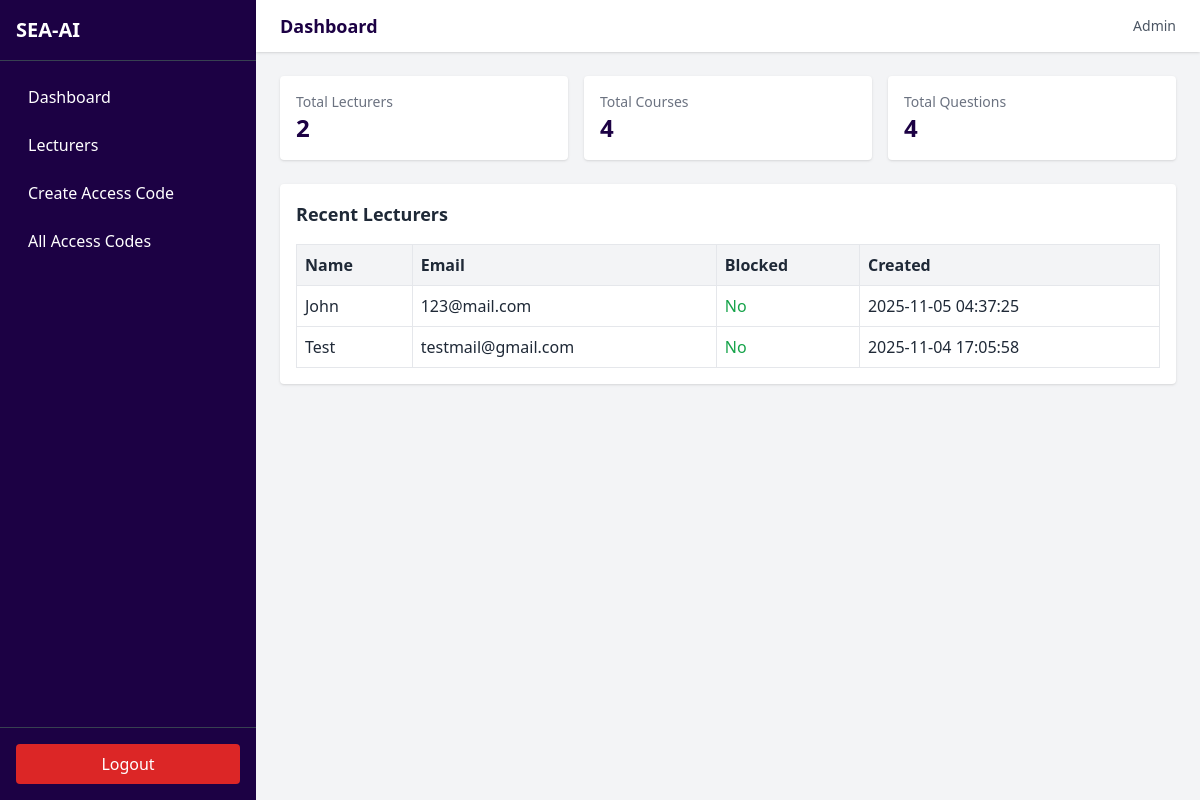
Page /admin/dashboard.php (signed in) on the committed database.
### tables this page shows
CREATE TABLE `lecturers` (
  `id` int(11) NOT NULL,
  `name` varchar(150) NOT NULL,
  `email` varchar(255) NOT NULL,
  `password` varchar(255) NOT NULL,
  `is_blocked` tinyint(1) DEFAULT 0,
  `created_at` timestamp NOT NULL DEFAULT current_timestamp()
);

### includes/functions.php (called while the page is built, shortened)
<?php
function e($v){ return $v; }

### admin/dashboard.php (the view, shortened to what this page needs)
<?php
require_once __DIR__ . '/../config/db.php';
require_once __DIR__ . '/../includes/functions.php';
$totLecturers = (int)$pdo->query("SELECT COUNT(*) FROM lecturers")->fetchColumn();
$totCourses = (int)$pdo->query("SELECT COUNT(*) FROM courses")->fetchColumn();
$totQuestions = (int)$pdo->query("SELECT COUNT(*) FROM questions")->fetchColumn();
$recentLecturers = $pdo->query("SELECT name,email,is_blocked,created_at FROM lecturers ORDER BY created_at DESC LIMIT 10")->fetchAll();
require_once __DIR__ . '/../includes/header.php';
require_once __DIR__ . '/../includes/sidebar.php';
?>
<div class="flex-1 flex flex-col">
  <?php require_once __DIR__ . '/../includes/topnav.php'; ?>
  <main class="p-6 space-y-6">
    <div class="grid grid-cols-1 md:grid-cols-3 gap-4">
      <div class="bg-white shadow rounded p-4">
        <h2 class="text-gray-500 text-sm">Total Lecturers</h2>
        <p class="text-2xl font-bold text-[var(--primary)]"><?= $totLecturers ?></p>
      </div>
      <div class="bg-white shadow rounded p-4">
        <h2 class="text-gray-500 text-sm">Total Courses</h2>
        <p class="text-2xl font-bold text-[var(--primary)]"><?= $totCourses ?></p>
      </div>
      <div class="bg-white shadow rounded p-4">
        <h2 class="text-gray-500 text-sm">Total Questions</h2>
        <p class="text-2xl font-bold text-[var(--primary)]"><?= $totQuestions ?></p>
      </div>
    </div>
    <section class="bg-white shadow rounded p-4">
      <h3 class="text-lg font-semibold mb-4">Recent Lecturers</h3>
      <table class="w-full border-collapse">
        <thead class="bg-gray-100">
          <tr>
            <th class="border p-2 text-left">Name</th>
            <th class="border p-2 text-left">Email</th>
            <th class="border p-2 text-left">Blocked</th>
            <th class="border p-2 text-left">Created</th>
          </tr>
        </thead>
        <tbody>
          <?php foreach($recentLecturers as $l): ?>
            <tr class="hover:bg-gray-50">
              <td class="border p-2"><?=e($l['name'])?></td>
              <td class="border p-2"><?=e($l['email'])?></td>
              <td class="border p-2"><?= $l['is_blocked'] ? '<span class="text-red-600 font-medium">Yes</span>' : '<span class="text-green-600 font-medium">No</span>' ?></td>
              <td class="border p-2"><?=e($l['created_at'])?></td>
            </tr>
          <?php endforeach;?>
        </tbody>
      </table>
    </section>
  </main>
</div>
<?php require_once __DIR__ . '/../includes/footer.php'; ?>

### includes/header.php (style rules this page uses)
:root { --primary: #1c0144; }

### rows in the picture
lecturers: name "John", email "123@mail.com", is_blocked "No", created_at "2025-11-05 04:37:25"
lecturers: name "Test", email "testmail@gmail.com", is_blocked "No", created_at "2025-11-04 17:05:58"

### other values in the picture
$totLecturers "2"
$totCourses "4"
$totQuestions "4"
